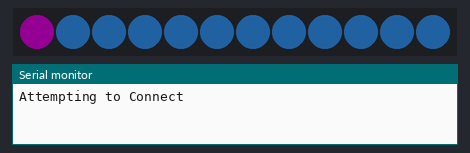
Simulated run of this sketch. Board: ESP8266 (NodeMCU). On the bench: 12 RGB LEDs in strip order, left to right, the last lines printed to the serial monitor. Dim RGB values are drawn brighter than linear; WiFi joins after 1.5 s; servers stay silent unless stated; random numbers use the default seed unless the sketch sets one.

Above: at 0.1 s.
At 1.7 s:
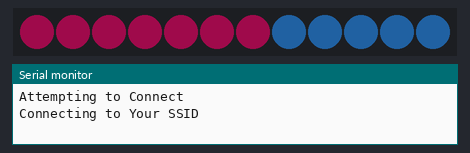
At 3.4 s:
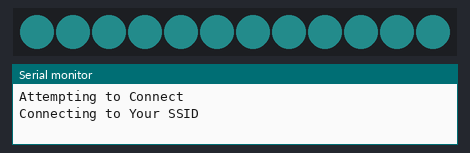
At 6.5 s:
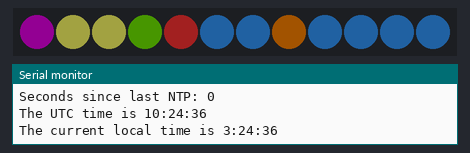
At 30.6 s:
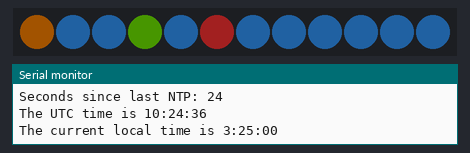
At 35.6 s:
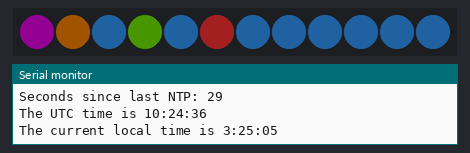

The sketch:

Instructables_Clock.ino
```cpp
#include <Adafruit_NeoPixel.h>
#include <ESP8266WiFi.h>
#include <WiFiUdp.h>

struct RGB {
  byte r;
  byte g;
  byte b;
};

//*************Editable Options ******************************
//The colour of the "12" to give visual reference to the top
RGB Twelve = { 140, 0, 140 }; //purple
//All the other pixels with no information
RGB Background = { 51, 153, 255 };//blue
//The Second hand
RGB Second = { 255, 128, 0 };//orange
//The Minute hand
RGB Minute = { 255, 51, 51 };//red
//The Hour hand
RGB Hour = { 76, 153, 0 };//green
//Since the minute hand only does increments of 5, this is the number of minutes MORE to add.
//So you can tell its 10:57 if the hour hand is on 10, the minute hand is on 55 and there are 2 "Minutes" added
RGB Minutes = { 255, 255, 102 };//yellow

int hours_Offset_From_GMT = -7;
int brightness = 35;
char ssid[] = "Your SSID";  //  your network SSID (name)
char pass[] = "Your Password";// your network password

//************************************************************

// Which pin on the ESP8266 is connected to the NeoPixels?
#define PIN            5

unsigned int localPort = 2390;      // local port to listen for UDP packets

IPAddress timeServer(129, 6, 15, 28); // time.nist.gov NTP server

const int NTP_PACKET_SIZE = 48; // NTP time stamp is in the first 48 bytes of the message

byte packetBuffer[ NTP_PACKET_SIZE]; //buffer to hold incoming and outgoing packets

//Unix time in seconds
unsigned long epoch = 0;
unsigned long LastNTP = 0;

// A UDP instance to let us send and receive packets over UDP
WiFiUDP udp;

int hour;
int minute;
int second;

int HourLight;
int MinuteLight;
int MinutesLights;
int SecondLight;

int RequestedTime = 0;
int TimeCheckLoop = 0;

Adafruit_NeoPixel pixels = Adafruit_NeoPixel(12, PIN, NEO_GRB + NEO_KHZ800);

void setup() {
  pixels.begin(); // This initializes the NeoPixel library.
  Serial.begin(115200);
  Serial.println();
  Serial.println();
  pixels.setBrightness(brightness);
  Draw_Background();
  pixels.show();

  ConnectToAP();

  //Get the time
  Serial.println("Starting UDP");
  udp.begin(localPort);
  Serial.print("Local port: ");
  Serial.println(udp.localPort());
  Request_Time();
  delay(2000);
  while (!Check_Time())
  {
    delay(2000);
    TimeCheckLoop++;
    if (TimeCheckLoop > 5)
    {
      Request_Time();
    }
  }
}

void ConnectToAP()
{
  Serial.println("Attempting to Connect");
  randomSeed(analogRead(6));
  RGB RandomLights {((byte)random(0, 256)), ((byte)random(0, 256)), ((byte)random(0, 256))};

  while (true)
  {
    delay(1000);
    Serial.print("Connecting to ");
    Serial.println(ssid);
    RandomLights = {((byte)random(0, 256)), ((byte)random(0, 256)), ((byte)random(0, 256))};
    for (int i = 0; i < 12; i++) {
      pixels.setPixelColor(i, pixels.Color(RandomLights.r, RandomLights.g, RandomLights.b));
      pixels.show();
      delay(100);
    }
    WiFi.begin(ssid, pass);
    for (int x = 0; x < 5; x++)
    {
      RandomLights = {((byte)random(0, 256)), ((byte)random(0, 256)), ((byte)random(0, 256))};
      for (int i = 0; i < 12; i++) {
        pixels.setPixelColor(i, pixels.Color(RandomLights.r, RandomLights.g, RandomLights.b));
        pixels.show();
        delay(100);
      }
      delay(1000);
      if (WiFi.status() == WL_CONNECTED)
      {
        Serial.print("WiFi connected in ");
        Serial.print(x);
        Serial.println(" seconds");
        Serial.println("IP address: ");
        Serial.println(WiFi.localIP());
        return;
      }
    }
  }
}

void loop() {


  //Serial.print("Epoch is: ");
  //Serial.println(epoch);
  int SecondsSinceLastNTP = (millis() - LastNTP) / 1000;
  Serial.print("Seconds since last NTP: ");
  Serial.println(SecondsSinceLastNTP);

  //Update NTP every 2 minutes
  if (SecondsSinceLastNTP > 120 and RequestedTime == 0) {
    Request_Time();
    RequestedTime = 1;
  }

  if (RequestedTime == 1)
  {
    Check_Time();
    TimeCheckLoop++;
    if (TimeCheckLoop > 5)
    {
      RequestedTime = 0;
    }
  }

  //Add seconds to Epoch using ESP8266 Millis as a reference
  //This way the unit keeps time between calls to NTP
  //Only Check_Time() should update epoch
  DecodeEpoch(epoch + SecondsSinceLastNTP);

  DrawTime();


  delay(500);
}

void DrawTime()
{
  MinutesLights = minute % 5;
  MinuteLight = minute / 5;
  SecondLight = second / 5;
  if (hour == 12)
  {
    hour = 0;
  }

  //Start with the background
  RGB digits[12] = {Twelve, Background, Background, Background, Background, Background, Background, Background, Background, Background, Background, Background};

  //Update for minutes
  for (int i = 1; i <= MinutesLights; i++) {
    digits[i] = Minutes;
  }
  digits[MinuteLight] = Minute;
  digits[SecondLight] = Second;
  digits[hour] = Hour;

  for (int i = 0; i <= 12; i++) {
    pixels.setPixelColor(i, pixels.Color(digits[i].r, digits[i].g, digits[i].b));
  }
  pixels.show();
}

void Draw_Background()
{
  for (int i = 0; i < 12; i++) {
    pixels.setPixelColor(i, pixels.Color(Background.r, Background.g, Background.b));
  }
  //Twelve o'clock pixel
  pixels.setPixelColor(0, pixels.Color(Twelve.r, Twelve.g, Twelve.b));
  pixels.show();
}


//Get Time

void DecodeEpoch(unsigned long currentTime)
{
  // print the hour, minute and second:
  Serial.print("The UTC time is ");       // UTC is the time at Greenwich Meridian (GMT)
  Serial.print((epoch  % 86400L) / 3600); // print the hour (86400 equals secs per day)
  Serial.print(':');
  if ( ((epoch % 3600) / 60) < 10 ) {
    // In the first 10 minutes of each hour, we'll want a leading '0'
    Serial.print('0');
  }
  Serial.print((epoch  % 3600) / 60); // print the minute (3600 equals secs per minute)
  Serial.print(':');
  if ( (epoch % 60) < 10 ) {
    // In the first 10 seconds of each minute, we'll want a leading '0'
    Serial.print('0');
  }
  Serial.println(epoch % 60); // print the second

  //Update for local zone
  currentTime = currentTime + (hours_Offset_From_GMT * 60 * 60);
  Serial.print("The current local time is ");
  Serial.print((currentTime  % 86400L) / 3600); // print the hour (86400 equals secs per day)
  Serial.print(':');
  if ( ((currentTime % 3600) / 60) < 10 ) {
    // In the first 10 minutes of each hour, we'll want a leading '0'
    Serial.print('0');
  }
  Serial.print((currentTime  % 3600) / 60); // print the minute (3600 equals secs per minute)
  Serial.print(':');
  if ( (currentTime % 60) < 10 ) {
    // In the first 10 seconds of each minute, we'll want a leading '0'
    Serial.print('0');
  }
  Serial.println(currentTime % 60); // print the second


  hour = (currentTime  % 86400L) / 3600;
  if (hour > 12)
  {
    hour -= 12;
  }
  minute = (currentTime % 3600) / 60;
  second = currentTime % 60;
  MinutesLights = minute % 5;
}

void Request_Time()
{
  Serial.println("Getting Time");
  sendNTPpacket(timeServer); // send an NTP packet to a time server
}

bool Check_Time()
{
  int cb = udp.parsePacket();
  if (!cb) {
    Serial.println("no packet yet");
    return false;
  }
  else {
    Serial.print("packet received, length=");
    Serial.println(cb);
    // We've received a packet, read the data from it
    udp.read(packetBuffer, NTP_PACKET_SIZE); // read the packet into the buffer

    //the timestamp starts at byte 40 of the received packet and is four bytes,
    // or two words, long. First, extract the two words:

    unsigned long highWord = word(packetBuffer[40], packetBuffer[41]);
    unsigned long lowWord = word(packetBuffer[42], packetBuffer[43]);
    // combine the four bytes (two words) into a long integer
    // this is NTP time (seconds since Jan 1 1900):
    unsigned long secsSince1900 = highWord << 16 | lowWord;
    //Serial.print("Seconds since Jan 1 1900 = " );
    // Serial.println(secsSince1900);

    // now convert NTP time into everyday time:
    //Serial.print("Unix time = ");
    // Unix time starts on Jan 1 1970. In seconds, that's 2208988800:
    const unsigned long seventyYears = 2208988800UL;
    // subtract seventy years:
    epoch = secsSince1900 - seventyYears;
    LastNTP = millis();
    RequestedTime = 0;
    TimeCheckLoop = 0;
    return true;
  }
}

// send an NTP request to the time server at the given address
unsigned long sendNTPpacket(IPAddress & address)
{
  Serial.println("sending NTP packet...");
  // set all bytes in the buffer to 0
  memset(packetBuffer, 0, NTP_PACKET_SIZE);
  // Initialize values needed to form NTP request
  // (see URL above for details on the packets)
  packetBuffer[0] = 0b11100011;   // LI, Version, Mode
  packetBuffer[1] = 0;     // Stratum, or type of clock
  packetBuffer[2] = 6;     // Polling Interval
  packetBuffer[3] = 0xEC;  // Peer Clock Precision
  // 8 bytes of zero for Root Delay & Root Dispersion
  packetBuffer[12]  = 49;
  packetBuffer[13]  = 0x4E;
  packetBuffer[14]  = 49;
  packetBuffer[15]  = 52;

  // all NTP fields have been given values, now
  // you can send a packet requesting a timestamp:
  udp.beginPacket(address, 123); //NTP requests are to port 123
  udp.write(packetBuffer, NTP_PACKET_SIZE);
  udp.endPacket();
}
```

Measured:
- what the display in image 2 shows lasts 3.1 s, from 3.3 s to 6.4 s
- what the display in image 3 shows lasts 4.0 s, from 6.4 s to 10.4 s
- what the display in image 4 shows lasts 5.0 s, from 30.6 s to 35.6 s
